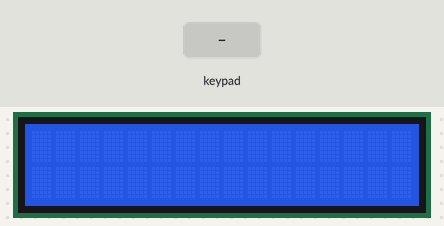
The sketch below on a simulated Arduino Uno, built with avr-gcc and run on an emulated ATmega328P. Shown: 16×2 character LCD. The test bench sets the inputs (shaded band).

Above: at 1.2 s.
1.3 s: keypad keys 9 8 7 6 * pressed 0.4 s apart
At 3.2 s:
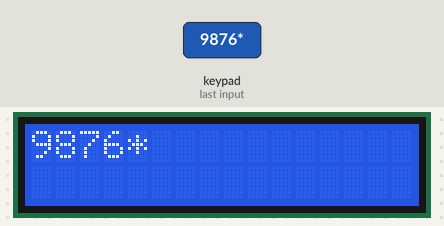
4.8 s: key '1' pressed
At 5.9 s:
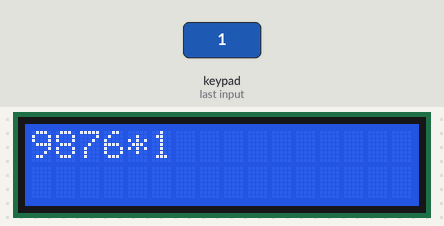
6.3 s: key '2' pressed
At 7.1 s:
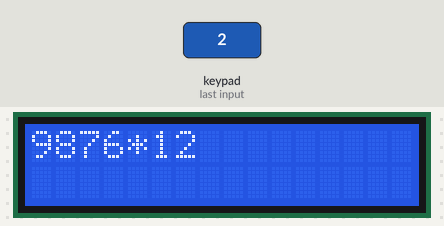
7.8 s: keypad keys 9 8 7 6 pressed 0.4 s apart
At 10.4 s:
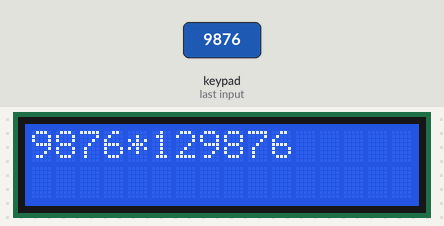
10.9 s: keypad keys 9 8 7 6 = pressed 0.4 s apart
At 13.2 s:
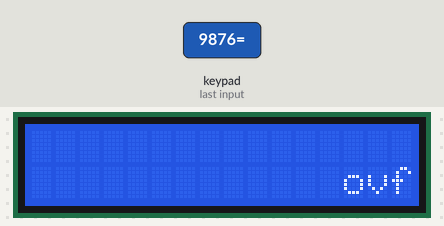
14.4 s: key 'C' pressed
At 15.8 s:
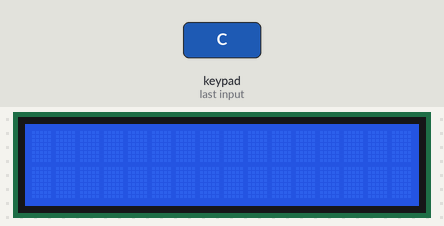
Timing chart, 0 to 16.9 s (numbered marks = the images above; inputs shaded):
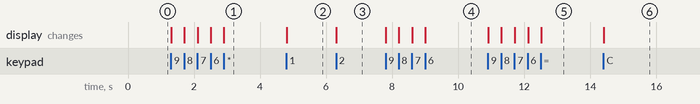

Measured:
- after the input at 1.3 s, the display: first changes at once (image 1 shows a later state)
- after the input at 4.8 s, the display: changes at once (image 2)
- after the input at 6.3 s, the display: changes at once (image 3)
- after the input at 7.8 s, the display: first changes at once (image 4 shows a later state)
- after the input at 10.9 s, the display: first changes at once (image 5 shows a later state)
- after the input at 14.4 s, the display: changes at once (image 6)

The sketch:

CALC.ino
```cpp
#include <LiquidCrystal_I2C.h>
LiquidCrystal_I2C lcd(0x27, 16, 2); // set the LCD address to 0x27 for a 16 chars and 2 line display

#include <Keypad.h>

const byte ROWS = 4;
const byte COLS = 4;

char keys [ROWS] [COLS] = {
  {'1', '2', '3', '+'},
  {'4', '5', '6', '-'},
  {'7', '8', '9', '*'},
  {'C', '0', '=', '/'}
};
byte rowPins[ROWS] = {9, 8, 7, 6};
byte colPins[COLS] = {5, 4, 3, 2};

Keypad myKeypad = Keypad( makeKeymap(keys), rowPins, colPins, ROWS, COLS );


boolean presentValue = false;
boolean next = false;
boolean final = false;
String num1, num2;
float answer = 0;
char op;

void setup()
{
  lcd.init();
  lcd.backlight();
  lcd.clear();
}

void loop() {
  char key = myKeypad.getKey();

  if (key != NO_KEY && (key == '1' || key == '2' || key == '3' || key == '4' || key == '5' || key == '6' || key == '7' || key == '8' || key == '9' || key == '0'))
  {
    if (presentValue != true)
    {
      num1 = num1 + key;
      int numLength = num1.length();
      lcd.setCursor(0, 0);
      lcd.print(num1);
    }
    else
    {
      num2 = num2 + key;
      int numLength = num2.length();
      int numLength1 = num1.length();
      lcd.setCursor(1 + numLength1, 0);
      lcd.print(num2);
      final = true;
    }
  }

  else if (presentValue == false && key != NO_KEY && (key == '/' || key == '*' || key == '-' || key == '+'))
  {
    if (presentValue == false)
    {
      int numLength = num1.length();
      presentValue = true;
      op = key;
      lcd.setCursor(0 + numLength, 0);
      lcd.print(op);
    }
  }

  else if (final == true && key != NO_KEY && key == '=') {

    if (op == '+') {
      answer = num1.toFloat() + num2.toFloat();
    }
    else if (op == '-') {
      answer = num1.toFloat() - num2.toFloat();
    }
    else if (op == '*') {
      answer = num1.toFloat() * num2.toFloat();
    }
    else if (op == '/') {
      answer = num1.toFloat() / num2.toFloat();
    }
    lcd.clear();
    lcd.setCursor(16, 1);
    lcd.autoscroll();
    lcd.print(answer);
    lcd.noAutoscroll();

  }
  else if (key != NO_KEY && key == 'C') {
    lcd.clear();
    presentValue = false;
    final = false;
    num1 = "";
    num2 = "";
    answer = 0;
    op = ' ';
  }
}
```
